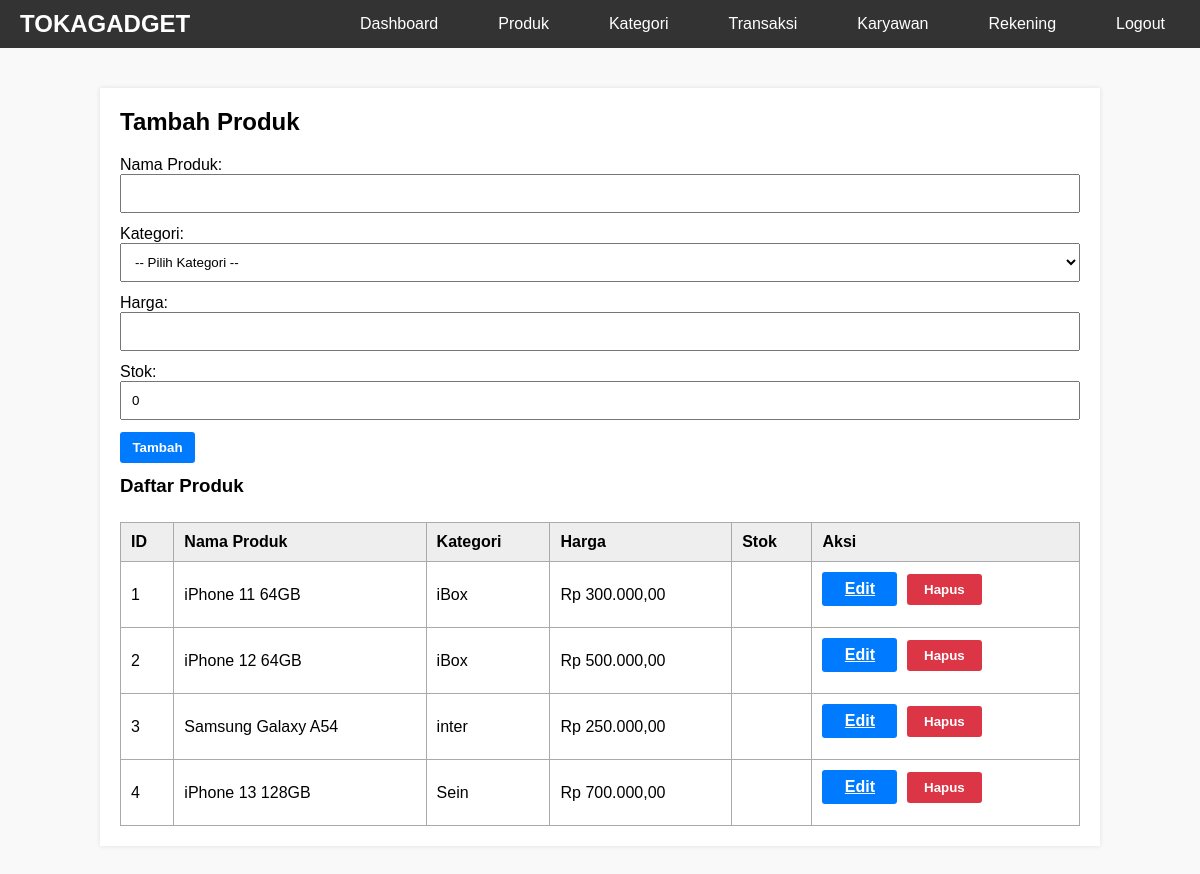
The app's page /basdat/admin/produk.php (signed in) with its own data.
### tables this page shows
CREATE TABLE produk (
    id_produk INT PRIMARY KEY AUTO_INCREMENT,
    nama_produk VARCHAR(100) NOT NULL,
    id_kategori INT,
    harga DECIMAL(15,2),
    FOREIGN KEY (id_kategori) REFERENCES kategori_produk(id_kategori)
);

CREATE TABLE kategori_produk (
    id_kategori INT PRIMARY KEY AUTO_INCREMENT,
    nama_kategori VARCHAR(50) NOT NULL,
    durasi_garansi VARCHAR(50)
);

### basdat/admin/produk.php (the view, shortened to what this page needs)
<?php
require_once '../config/database.php';
$edit_data = null;
$produk_result = $pdo->query("
    SELECT p.*, k.nama_kategori
    FROM produk p
    LEFT JOIN kategori_produk k ON p.id_kategori = k.id_kategori
")->fetchAll();
?>
<!DOCTYPE html>
<html>
<head>
</head>
<body>
<nav class="navbar">
    <div class="nav-container">
        <a href="../index.php" class="logo">TOKAGADGET</a>
        <ul class="nav-menu">
            <li><a href="index.php">Dashboard</a></li>
            <li><a href="produk.php">Produk</a></li>
            <li><a href="kategori.php">Kategori</a></li>
            <li><a href="transaksi.php">Transaksi</a></li>
            <li><a href="karyawan.php">Karyawan</a></li>
            <li><a href="pembayaran.php">Rekening</a></li>
            <li><a href="../logout.php" onclick="return confirm('Keluar dari admin?')">Logout</a></li>
        </ul>
    </div>
</nav>
<div class="container">
    <h2 style="margin-bottom: 20px;"><?= $edit_data ? 'Edit Produk' : 'Tambah Produk'; ?></h2>
    <form method="POST">
        <label>Nama Produk:</label>
        <input type="text" name="nama_produk" required value="<?= htmlspecialchars($edit_data['nama_produk'] ?? '') ?>">
        <label>Kategori:</label>
        <select name="id_kategori" required>
            <option value="">-- Pilih Kategori --</option>
        </select>
        <label>Harga:</label>
        <input type="number" name="harga" step="0.01" required value="<?= htmlspecialchars($edit_data['harga'] ?? '') ?>">
        <label>Stok:</label>
        <input type="number" name="stok" required value="<?= htmlspecialchars($edit_data['stok'] ?? 0) ?>">
        <button type="submit" class="btn btn-primary"><?= $edit_data ? 'Update' : 'Tambah' ?></button>
    </form>
    <h3>Daftar Produk</h3>
    <table>
        <tr style="background-color: #eee;">
            <th>ID</th>
            <th>Nama Produk</th>
            <th>Kategori</th>
            <th>Harga</th>
            <th>Stok</th>
            <th>Aksi</th>
        </tr>
        <?php foreach ($produk_result as $row): ?>
        <tr>
            <td><?= $row['id_produk']; ?></td>
            <td><?= htmlspecialchars($row['nama_produk']) ?></td>
            <td><?= htmlspecialchars($row['nama_kategori']) ?></td>
            <td>Rp <?= number_format($row['harga'], 2, ',', '.') ?></td>
            <td><?= $row['stok']; ?></td>
            <td>
                <a href="produk.php?edit=<?= $row['id_produk']; ?>" class="btn btn-primary">Edit</a>
                <form method="POST" class="inline" onsubmit="return confirm('Yakin ingin menghapus produk ini?')">
                    <button type="submit" class="btn btn-danger">Hapus</button>
                </form>
            </td>
        </tr>
        <?php endforeach; ?>
    </table>
</div>
</body>
</html>

### basdat/admin/produk.php (style rules this page uses)
* { margin: 0; padding: 0; box-sizing: border-box; }
body { font-family: Arial, sans-serif; background: #f9f9f9; }
.navbar { background: #333; padding: 10px 0; }
.nav-container { max-width: 1200px; margin: 0 auto; display: flex; justify-content: space-between; align-items: center; padding: 0 20px; }
.logo { color: white; font-size: 24px; font-weight: bold; text-decoration: none; }
.nav-menu { display: flex; list-style: none; }
.nav-menu li { margin-left: 30px; }
.nav-menu a { color: white; text-decoration: none; padding: 10px 15px; border-radius: 5px; transition: background 0.3s; }
.container { max-width: 1000px; margin: 40px auto; padding: 20px; background: white; box-shadow: 0 0 5px rgba(0,0,0,0.1); }
input, select, button { width: 100%; padding: 10px; margin-bottom: 12px; }
.btn { padding: 8px 12px; border-radius: 3px; font-weight: bold; cursor: pointer; text-align: center; display: inline-block; border: none; margin-right: 5px; width: 75px; }
.btn-primary { background-color: #007bff; color: white; }
.btn-danger { background-color: #dc3545; color: white; }
table { width: 100%; border-collapse: collapse; margin-top: 25px; }
table, th, td { border: 1px solid #aaa; }
th, td { padding: 10px; text-align: left; }
.inline { display: inline-block; }

### records on screen
produk: id_produk "1", nama_produk "iPhone 11 64GB", id_kategori.nama_kategori "iBox", harga "300.000,00"
produk: id_produk "2", nama_produk "iPhone 12 64GB", id_kategori.nama_kategori "iBox", harga "500.000,00"
produk: id_produk "3", nama_produk "Samsung Galaxy A54", id_kategori.nama_kategori "inter", harga "250.000,00"
produk: id_produk "4", nama_produk "iPhone 13 128GB", id_kategori.nama_kategori "Sein", harga "700.000,00"
